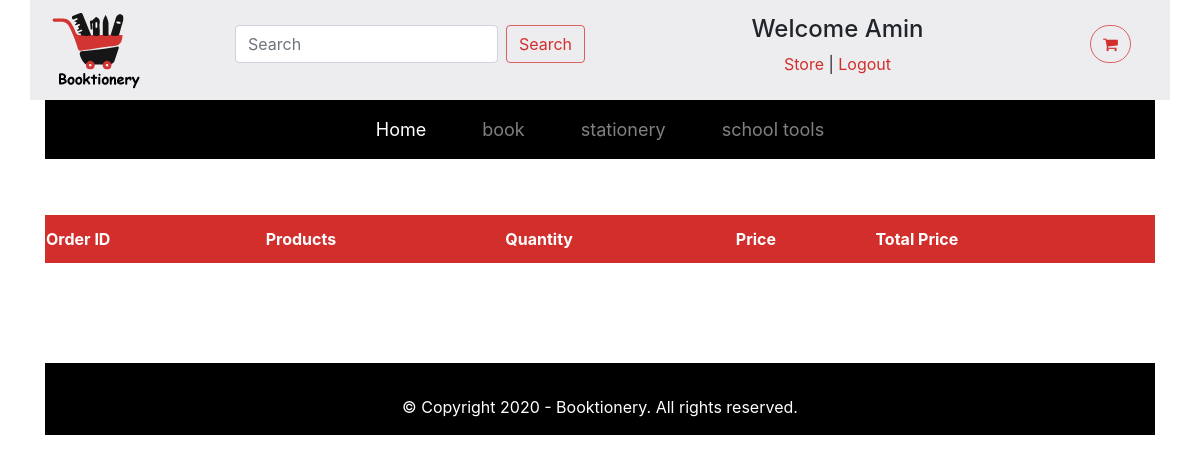
The app's page /6 (signed in), older data.
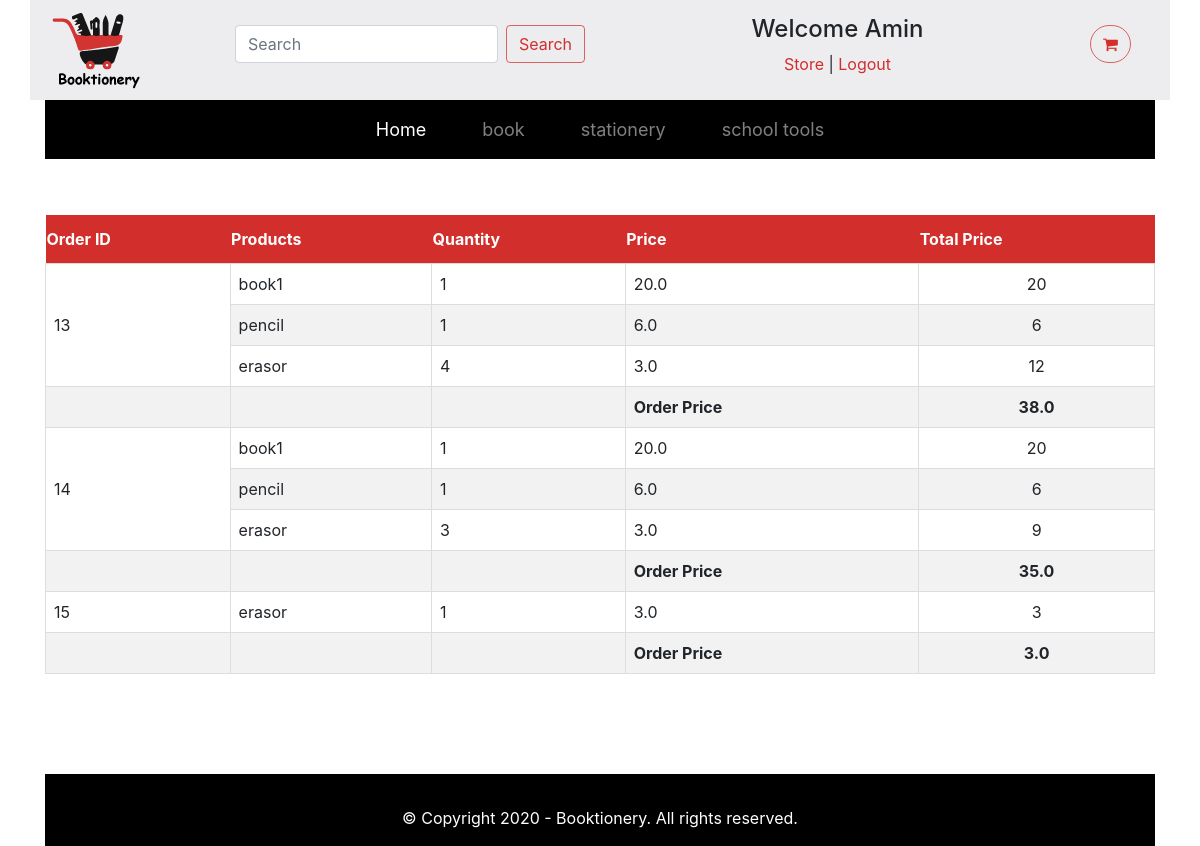
The same page, newer data.
### booktioneryapp/models.py (models this page shows)
class Category(models.Model):
    name = models.CharField(max_length=255)
    created_at = models.DateTimeField(auto_now_add=True)
    updated_at = models.DateTimeField(auto_now=True)

class Order(models.Model):
    user = models.ForeignKey(User, related_name="user_orders", on_delete = models.CASCADE)
    created_at = models.DateTimeField(auto_now_add=True)
    updated_at = models.DateTimeField(auto_now=True)
    total_price = models.FloatField(null=True)

class Cart(models.Model):
    user = models.ForeignKey(User, related_name="user_cart", on_delete = models.CASCADE)
    product = models.ForeignKey(Product, related_name="product_cart", on_delete = models.CASCADE)
    order = models.ForeignKey(Order, related_name="order_cart",null=True, on_delete = models.CASCADE)
    quantity=models.DecimalField(decimal_places=0, max_digits=2)
    deleted = models.DecimalField(decimal_places=0, max_digits=1)
    created_at = models.DateTimeField(auto_now_add=True)
    updated_at = models.DateTimeField(auto_now=True)

class Product(models.Model):
    name = models.CharField(max_length=255)
    description = models.TextField()
    price = models.FloatField()
    cat= models.ForeignKey(Category, related_name="Category_products", on_delete = models.CASCADE)
    available_quantity = models.IntegerField()
    img = models.CharField(max_length=255)
    updated_at = models.DateTimeField(auto_now=True)

### booktioneryapp/views.py (the view)
# urls.py: path('<int:id>',views.user_profile ),
def user_profile(request,id):
    category_list = models.all_categorys()
    user_orders = models.user_orders(id)
    if 'user_id' in request.session:
        context = {
            'first_name':request.session['first_name'],
            'last_name':request.session['last_name'],
            'user_id':request.session['user_id'],
            'categorys':category_list,
            'user_orders':user_orders,
            'pos':'my_profile',
        }
        return render(request,'user.html',context)

### booktioneryapp/models.py (called while the page is built)
def user_orders(user_id):
    user = User.objects.get(id=user_id)
    orders = user.user_orders.all()
    return orders

def all_categorys():
    category_list = Category.objects.all()
    return category_list

### booktioneryapp/templates/user.html (shortened to what this page needs)
{% include "header/header_s2.html" %}
<!DOCTYPE html>
<html lang="en">
<head>
    <link rel="stylesheet" href="https://stackpath.bootstrapcdn.com/bootstrap/4.1.3/css/bootstrap.min.css">
    {% load static %}
    <link rel="stylesheet" href="{% static 'css/style.css' %}" />
</head>
<body>
  <div class="container">
    <table class="user_table">
          <tr>
            <th>Order ID</th>
            <th>Products</th>
            <th>Quantity</th>
            <th>Price</th>
            <th>Total Price</th>
          </tr>
        <tbody>
          {%for order in user_orders%}
          <tr>
            <td rowspan={{order.order_cart.all.count}}>{{order.id}}</td>{%for item in order.order_cart.all%}
            <td>{{item.product.name}}</td><td>{{item.quantity}}</td><td>{{item.product.price}}</td><td>{% widthratio item.product.price 1 item.quantity%}</td>
          </tr>
          {%endfor%}
          <tr><td></td><td></td><td></td><td><b>Order Price</b></td><td><b>{{order.total_price}}</b></td></tr>
          {%endfor%}
        </tbody>
      </table>
    </div>
    {% include "footer/footer.html" %}
</body>
</html>

### booktioneryapp/templates/header/header_s2.html (shortened to what this page needs)
<!DOCTYPE html>
<html lang="en">
    <head>
        {% load static %}
        <link href="https://cdn.jsdelivr.net/npm/bootstrap@5.0.0-beta1/dist/css/bootstrap.min.css" rel="stylesheet"
>
        <link rel="stylesheet" href="https://cdnjs.cloudflare.com/ajax/libs/font-awesome/4.7.0/css/font-awesome.min.css">
        <link rel="stylesheet" href="{% static 'css/header.css' %}">
        <link rel="stylesheet" href="//code.jquery.com/ui/1.12.1/themes/base/jquery-ui.css">
        <link rel="stylesheet" href="https://maxcdn.bootstrapcdn.com/bootstrap/4.5.2/css/bootstrap.min.css">
    </head>
<body>
    <div class="container">
        <div class="row space-between header">
            <div class="logo-img col-lg-2 ">
                <img src="{% static 'img/logo.png' %}" alt="booktionery logo">
            </div>
            <div class="search col-lg-4">
                <form class="d-flex" action="/search" method="POST">
                    <input name="product" id="product" class="form-control me-2 product" type="search"
                        placeholder="Search" aria-label="Search">
                    <button class="btn btn-outline-success" type="submit">Search</button>
                </form>
            </div>
            <div class="col-lg-5 space-between">
                {% if user_id and pos == 'my_profile' %}
                <div class="center">
                    <h4>Welcome {{first_name}}</h4>
                    <a class="anchor" href="/success">Store</a> | <a class="anchor" href="/logout">Logout</a>
                </div>
                {% endif %}
            </div>
            <div class="col-lg-1">
                <form action="" method="POST">
                    <a class="btn btn-outline-success btn-m btn-border cart" href="/cart/{{user_id}}"><i class="fa fa-shopping-cart" aria-hidden="true"></i> {{request.session.cart}}</a>
                </form>
            </div>
        </div>
        <nav class="navbar navbar-expand-lg navbar-dark">
            <div class="container-fluid">
                <div class="collapse navbar-collapse space-around" id="navbarNavDropdown">
                    <ul class="navbar-nav navbar-dark">
                        <li class="nav-item">
                            {% if user_id %}
                            <a class="nav-link active" aria-current="page" href="/success">Home</a>
                            {% endif %}
                        </li>
                        {% for category in categorys %}
                        {% if category.name != 'school_tools' %}
                        <li class="nav-item">
                            {% if user_id %}
                            <a class="nav-link" href="/success/products/{{category.name}}">{{category.name}}</a>
                            {% endif %}
                        </li>
                        {% endif %}
                        {% if category.name == 'school_tools' %}
                        <li class="nav-item">
                            {% if user_id %}
                            <a class="nav-link" href="/success/products/{{category.name}}">school tools</a>
                            {% endif %}
                        </li>
                        {% endif %}
                        {% endfor %}
                    </ul>
                </div>
            </div>
        </nav>
    </div>
</body>
</html>

Row changes from the older to the newer data that the page shows:
changed Category (number 3 of 3 on the later page): name "school tools" → (not shown); now shows "school tools"
added Order: id "13", total_price "38.0"
added Cart: product.name "book1", quantity "1", product.price "20.0", product+quantity "20", shown under "13"
added Cart: product.name "pencil", quantity "1", product.price "6.0", product+quantity "6", shown under "13"
added Cart: product.name "erasor", quantity "4", product.price "3.0", product+quantity "12", shown under "13"
added Order: id "14", total_price "35.0"
added Cart: product.name "book1", quantity "1", product.price "20.0", product+quantity "20", shown under "14"
added Cart: product.name "pencil", quantity "1", product.price "6.0", product+quantity "6", shown under "14"
added Cart: product.name "erasor", quantity "3", product.price "3.0", product+quantity "9", shown under "14"
added Order: id "15", total_price "3.0"
added Cart: product.name "erasor", quantity "1", product.price "3.0", product+quantity "3", shown under "15"
